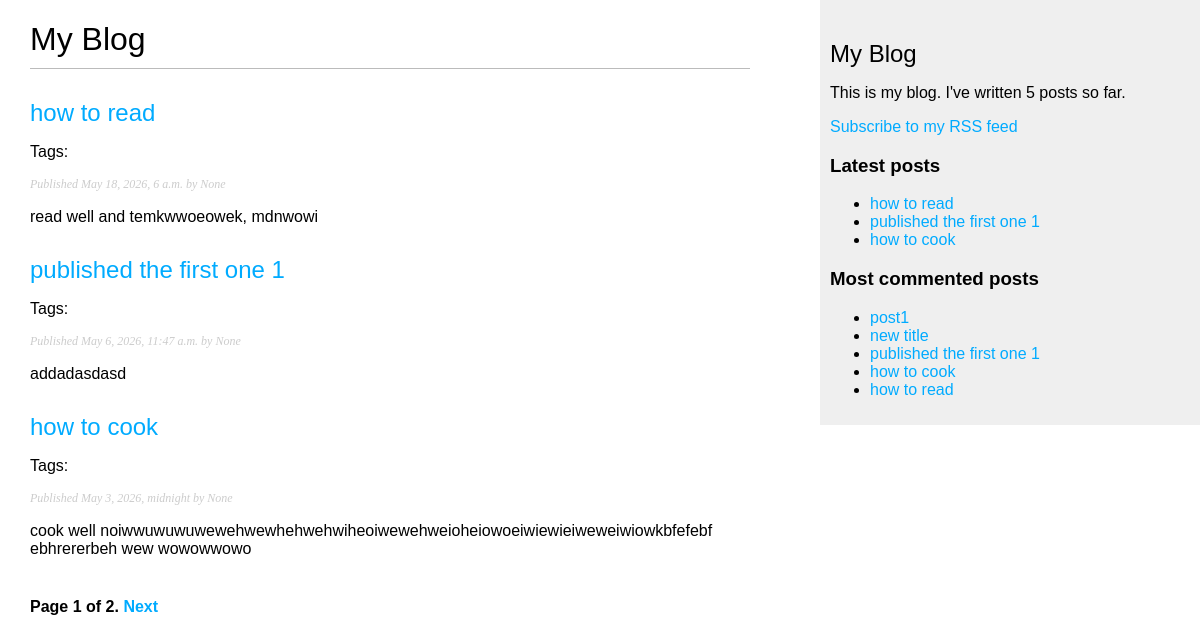
Page /blog/ on the earlier database version.
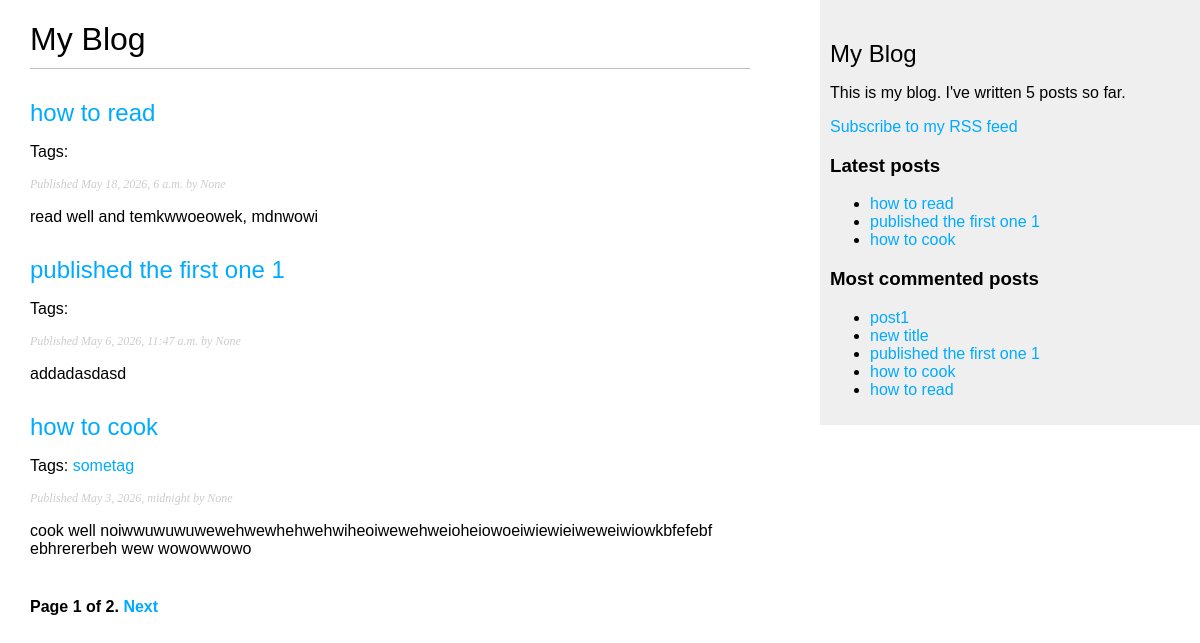
Same page on the later database version.
### blog/models.py (models this page shows, shortened)
class Post(models.Model):
    objects = models.Manager()
    published = PublishedManager()
    tags = TaggableManager()
    class Status(models.TextChoices):
        DRAFT = ('DF', 'Draft')
        PUBLISHED = ('PB', 'Published')
    title = models.CharField(max_length=250)
    slug = models.SlugField(max_length=250, unique_for_date='publish')
    body = models.TextField()
    publish = models.DateTimeField(default=timezone.now)
    created = models.DateTimeField(auto_now_add=True)
    updated = models.DateTimeField(auto_now=True)
    status = models.CharField(
        max_length=2,
        choices=Status,
        default=Status.DRAFT)
    author = models.ForeignKey(settings.AUTH_USER_MODEL,
                               on_delete=models.CASCADE,
                               null=True, blank=True,
                               related_name= 'blog_posts')
    class Meta:
        ordering = ['-publish']
        indexes = [
            models.Index(fields=['-publish'])]
    def get_absolute_url(self):
        return reverse(
            'blog:post_detail',
            args=[
                self.publish.year,
                self.publish.month,
                self.publish.day,
                self.slug
            ]
        )

### blog/views.py (the view)
# urls.py: path('', views.post_list, name='post_list'),
def post_list(request, tag_slug=None):
    all_posts = Post.published.all()
    tag = None
    if tag_slug:
        tag = get_object_or_404(Tag, slug=tag_slug)
        all_posts = all_posts.filter(tags__in=[tag])
    paginator = Paginator(all_posts, 3)
    page_number = request.GET.get('page', 1)
    try:
        posts = paginator.page(page_number)
    except PageNotAnInteger:
        posts = paginator.page(1)
    except EmptyPage:
        posts = paginator.page(paginator.num_pages)
    return render(
        request,
        'blog/post/list.html',
        {'posts': posts, 'tag': tag}
    )

### blog/models.py (called while the page is built)
    def get_queryset(self):
        return super().get_queryset().filter(status=Post.Status.PUBLISHED)

### blog/templatetags/blog_tags.py (called while the page is built)
@register.simple_tag
def total_posts():
    return Post.published.count()

@register.inclusion_tag('blog/post/latest_posts.html')
def show_latest_posts(count=5):
    latest_posts = Post.published.order_by('-publish')[:count]
    return {'latest_posts': latest_posts}

@register.simple_tag
def get_most_commented_posts(count=5):
    return Post.published.annotate(
        total_comments = Count('comments')
    ).order_by('-total_comments')[:count]

### blog/templates/blog/post/list.html (shortened to what this page needs)
{% extends 'blog/base.html' %}
{% block content %}
    <h1>My Blog</h1>
    {% for post in posts %}
        <h2>
            <a href="{{ post.get_absolute_url }}">
                {{ post.title }}
            </a>
        </h2>
        <p class="tags">
            Tags:
            {% for tag in post.tags.all %}
                <a href="{% url 'blog:post_list_by_tag' tag.slug %}">
                    {{ tag.name }}
                </a>
            {% endfor %}
        </p>
        <p class="date">
            Published {{ post.publish }} by {{ post.author }}
        </p>
        {{ post.body|truncatewords:30|linebreaks }}
    {% endfor %}
    {% include "pagination.html" with page=posts %}
{% endblock %}

### blog/templates/blog/base.html (shortened to what this page needs)
{% load blog_tags %}
{% load static %}
<!DOCTYPE html>
<html>
    <head>
        <link href="{% static "css/blog.css" %}" rel="stylesheet" />
    </head>
    <body>
        <div id="content">
            {% block content %}
            {% endblock %}
        </div>
        <div id="sidebar">
            <h2>My Blog</h2>
            <p>
                This is my blog.
                I've written {% total_posts %} posts so far.
            </p>
            <p>
                <a href="{% url 'blog:post_feed' %}">Subscribe to my RSS feed</a>
            </p>
            <h3>Latest posts</h3>
            {% show_latest_posts 3 %}
            <h3>Most commented posts</h3>
            {% get_most_commented_posts as most_commented_posts %}
            <ul>
                {% for post in most_commented_posts %}
                    <li>
                        <a href="{{ post.get_absolute_url }}">{{ post.title }}</a>
                    </li>
                {% endfor %}
            </ul>
        </div>
    </body>
</html>

### blog/templates/pagination.html (shortened to what this page needs)
<div class="pagination">
    <span class="step-links">
        <span class="current">
            Page {{ page.number }} of {{ page.paginator.num_pages }}.
        </span>
        {% if page.has_next %}
            <a href="?page={{ page.next_page_number }}">Next</a>
        {% endif %}
    </span>
</div>

### blog/templates/blog/post/latest_posts.html
<ul>
    {% for post in latest_posts %}
        <li>
            <a href="{{ post.get_absolute_url }}">{{ post.title }}</a>
        </li>
    {% endfor %}
</ul>

### blog/static/css/blog.css (style rules this page uses)
body { margin: 0; padding: 0; font-family: helvetica, sans-serif; }
a { color: #00abff; text-decoration: none; }
h1 { font-weight: normal; border-bottom: 1px solid #bbb; padding: 0 0 10px 0; }
h2 { font-weight: normal; margin: 30px 0 0; }
#content { float: left; width: 60%; padding: 0 0 0 30px; }
#sidebar { float: right; width: 30%; padding: 10px; background: #efefef; height: 100%; }
p.date { color: #ccc; font-family: georgia, serif; font-size: 12px; font-style: italic; }
.pagination { margin: 40px 0; font-weight: bold; }

Differences in the rows shown:
added Tag: name "sometag", shown under Post "how to cook"
